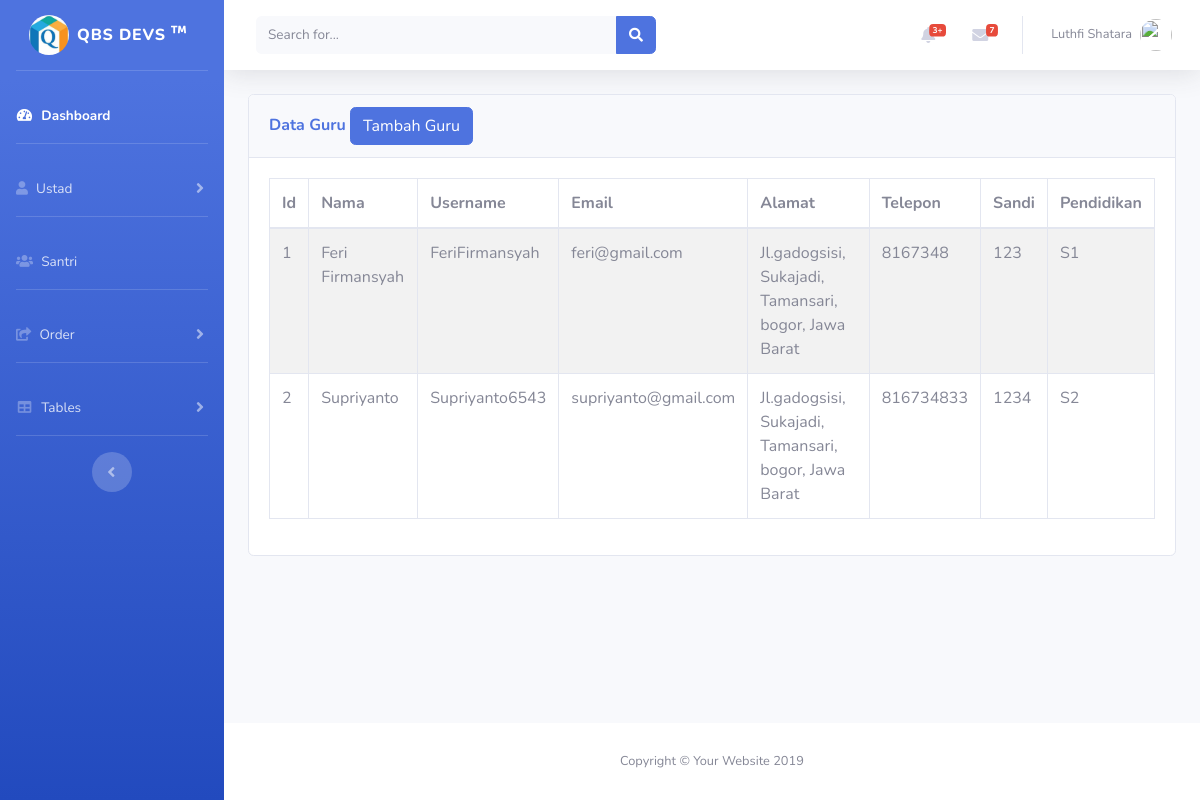
/akun_guru.php, run on the app's committed database.
### tables this page shows
CREATE TABLE `akun_gurus` (
  `id` int(11) NOT NULL,
  `nama` varchar(100) NOT NULL,
  `username` varchar(100) NOT NULL,
  `email` varchar(100) NOT NULL,
  `alamat` text NOT NULL,
  `telepon` int(20) NOT NULL,
  `sandi` varchar(100) NOT NULL,
  `pendidikan` varchar(4) NOT NULL
);

### akun_guru.php (the view, shortened to what this page needs)
<?php
include('includes/header.php');
include('includes/navbar.php');
?>
        <div class="container-fluid">
          <section class="content">
              <div class="row">
                <div class="col-12">
                  <div class="card">
                    <div class="card-header">
                    <h6 class="m-0 font-weight-bold text-primary">Data Guru
                  <button type="button" class="btn btn-primary" data-toggle="modal" data-target="#addguru">
                      Tambah Guru
                  </button>
                </h6>
                    </div>
                    <div class="card-body">
                      <table id="example1" class="table table-bordered table-striped">
                      <?php
                      $connection = mysqli_connect("localhost","root","","test");
                      $query = "SELECT * FROM akun_gurus";
                      $query_run = mysqli_query($connection, $query);
                      ?>
                        <thead>
                        <tr>
                          <th>Id</th>
                          <th>Nama</th>
                          <th>Username</th>
                          <th>Email</th>
                          <th>Alamat</th>
                          <th>Telepon</th>
                          <th>Sandi</th>
                          <th>Pendidikan</th>
                        </tr>
                        </thead>
                        <tbody>
                  <?php
                    if(mysqli_num_rows($query_run) > 0)
                    {
                        while($row = mysqli_fetch_assoc($query_run))
                    {
                 ?>
                <tr>
                  <td> <?php echo $row['id']; ?> </td>
                  <td> <?php echo $row['nama']; ?> </td>
                  <td> <?php echo $row['username']; ?> </td>
                  <td> <?php echo $row['email']; ?> </td>
                  <td> <?php echo $row['alamat']; ?> </td>
                  <td> <?php echo $row['telepon']; ?> </td>
                  <td> <?php echo $row['sandi']; ?> </td>
                  <td> <?php echo $row['pendidikan']; ?> </td>
                </tr>
                    <?php
                      }
                  }
                  else {
                    echo "No Record Found";
                  }
                  ?>
                  </tbody>
                      </table>
                    </div>
                  </div>
                </div>
              </div>
            </section>
        </div>
      </div>
      <footer class="sticky-footer bg-white">
        <div class="container my-auto">
          <div class="copyright text-center my-auto">
            <span>Copyright &copy; Your Website 2019</span>
          </div>
        </div>
      </footer>
    </div>
  </div>
</body>
</html>

### data on the page
akun_gurus: id "1", nama "Feri Firmansyah", username "FeriFirmansyah", email "feri@gmail.com", alamat "Jl.gadogsisi, Sukajadi, Tamansari, bogor, Jawa Barat", telepon "8167348", sandi "123", pendidikan "S1"
akun_gurus: id "2", nama "Supriyanto", username "Supriyanto6543", email "supriyanto@gmail.com", alamat "Jl.gadogsisi, Sukajadi, Tamansari, bogor, Jawa Barat", telepon "816734833", sandi "1234", pendidikan "S2"
